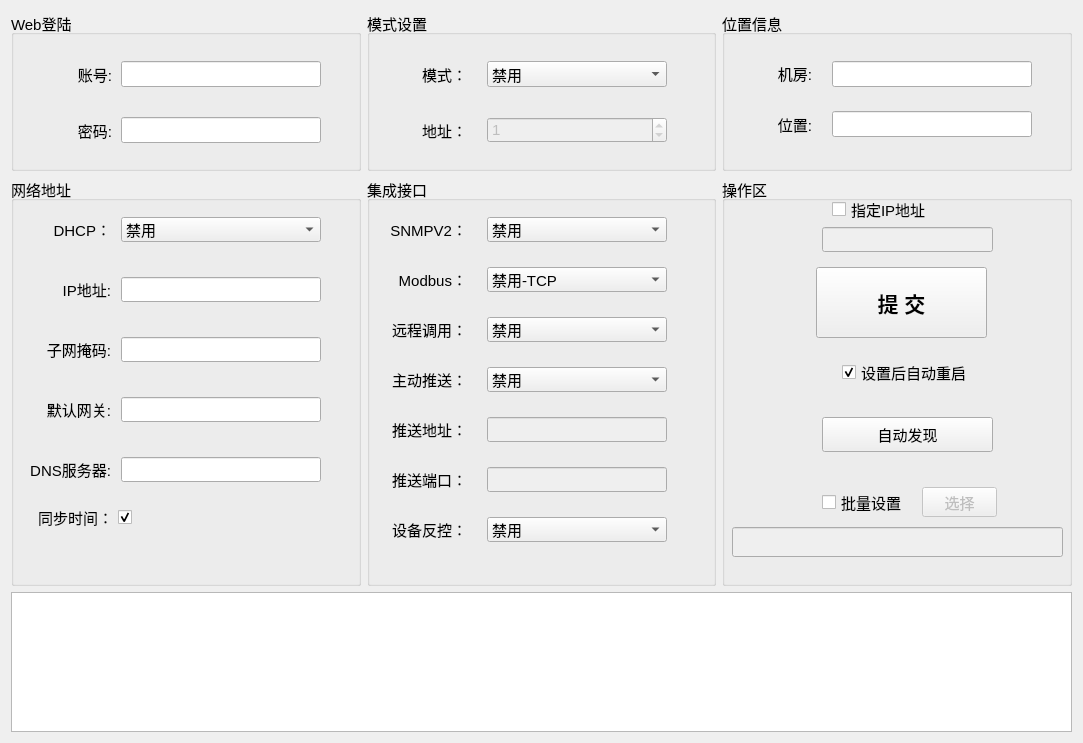
<?xml version="1.0" encoding="UTF-8"?>
<ui version="4.0">
 <class>Home_MainWid</class>
 <widget class="QWidget" name="Home_MainWid">
  <property name="geometry">
   <rect>
    <x>0</x>
    <y>0</y>
    <width>1083</width>
    <height>743</height>
   </rect>
  </property>
  <property name="font">
   <font>
    <pointsize>11</pointsize>
   </font>
  </property>
  <property name="windowTitle">
   <string>Form</string>
  </property>
  <layout class="QGridLayout" name="gridLayout">
   <item row="1" column="1">
    <widget class="QGroupBox" name="groupBox_2">
     <property name="title">
      <string>集成接口</string>
     </property>
     <widget class="QComboBox" name="modbusBox">
      <property name="geometry">
       <rect>
        <x>120</x>
        <y>90</y>
        <width>180</width>
        <height>25</height>
       </rect>
      </property>
      <item>
       <property name="text">
        <string>禁用-TCP</string>
       </property>
      </item>
      <item>
       <property name="text">
        <string>启用-TCP</string>
       </property>
      </item>
     </widget>
     <widget class="QLabel" name="label_10">
      <property name="geometry">
       <rect>
        <x>10</x>
        <y>90</y>
        <width>90</width>
        <height>25</height>
       </rect>
      </property>
      <property name="text">
       <string>Modbus：</string>
      </property>
      <property name="alignment">
       <set>Qt::AlignRight|Qt::AlignTrailing|Qt::AlignVCenter</set>
      </property>
     </widget>
     <widget class="QComboBox" name="rpcBox">
      <property name="geometry">
       <rect>
        <x>120</x>
        <y>140</y>
        <width>180</width>
        <height>25</height>
       </rect>
      </property>
      <property name="currentIndex">
       <number>0</number>
      </property>
      <item>
       <property name="text">
        <string>禁用</string>
       </property>
      </item>
      <item>
       <property name="text">
        <string>JSON-RPC</string>
       </property>
      </item>
     </widget>
     <widget class="QLabel" name="label_11">
      <property name="geometry">
       <rect>
        <x>10</x>
        <y>140</y>
        <width>90</width>
        <height>25</height>
       </rect>
      </property>
      <property name="text">
       <string>远程调用：</string>
      </property>
      <property name="alignment">
       <set>Qt::AlignRight|Qt::AlignTrailing|Qt::AlignVCenter</set>
      </property>
     </widget>
     <widget class="QComboBox" name="pushBox">
      <property name="geometry">
       <rect>
        <x>120</x>
        <y>190</y>
        <width>180</width>
        <height>25</height>
       </rect>
      </property>
      <item>
       <property name="text">
        <string>禁用</string>
       </property>
      </item>
      <item>
       <property name="text">
        <string>启用</string>
       </property>
      </item>
     </widget>
     <widget class="QLabel" name="label_12">
      <property name="geometry">
       <rect>
        <x>10</x>
        <y>190</y>
        <width>90</width>
        <height>25</height>
       </rect>
      </property>
      <property name="text">
       <string>主动推送：</string>
      </property>
      <property name="alignment">
       <set>Qt::AlignRight|Qt::AlignTrailing|Qt::AlignVCenter</set>
      </property>
     </widget>
     <widget class="QLabel" name="label_13">
      <property name="geometry">
       <rect>
        <x>10</x>
        <y>240</y>
        <width>90</width>
        <height>25</height>
       </rect>
      </property>
      <property name="text">
       <string>推送地址：</string>
      </property>
      <property name="alignment">
       <set>Qt::AlignRight|Qt::AlignTrailing|Qt::AlignVCenter</set>
      </property>
     </widget>
     <widget class="QLineEdit" name="hostEdit">
      <property name="enabled">
       <bool>false</bool>
      </property>
      <property name="geometry">
       <rect>
        <x>120</x>
        <y>240</y>
        <width>180</width>
        <height>25</height>
       </rect>
      </property>
     </widget>
     <widget class="QLineEdit" name="portEdit">
      <property name="enabled">
       <bool>false</bool>
      </property>
      <property name="geometry">
       <rect>
        <x>120</x>
        <y>290</y>
        <width>180</width>
        <height>25</height>
       </rect>
      </property>
     </widget>
     <widget class="QLabel" name="label_14">
      <property name="geometry">
       <rect>
        <x>10</x>
        <y>290</y>
        <width>90</width>
        <height>25</height>
       </rect>
      </property>
      <property name="text">
       <string>推送端口：</string>
      </property>
      <property name="alignment">
       <set>Qt::AlignRight|Qt::AlignTrailing|Qt::AlignVCenter</set>
      </property>
     </widget>
     <widget class="QComboBox" name="ctrlBox">
      <property name="geometry">
       <rect>
        <x>120</x>
        <y>340</y>
        <width>180</width>
        <height>25</height>
       </rect>
      </property>
      <property name="currentIndex">
       <number>0</number>
      </property>
      <item>
       <property name="text">
        <string>禁用</string>
       </property>
      </item>
      <item>
       <property name="text">
        <string>启用</string>
       </property>
      </item>
     </widget>
     <widget class="QLabel" name="label_15">
      <property name="geometry">
       <rect>
        <x>10</x>
        <y>340</y>
        <width>90</width>
        <height>25</height>
       </rect>
      </property>
      <property name="text">
       <string>设备反控：</string>
      </property>
      <property name="alignment">
       <set>Qt::AlignRight|Qt::AlignTrailing|Qt::AlignVCenter</set>
      </property>
     </widget>
     <widget class="QComboBox" name="snmpBox">
      <property name="geometry">
       <rect>
        <x>120</x>
        <y>40</y>
        <width>180</width>
        <height>25</height>
       </rect>
      </property>
      <property name="currentIndex">
       <number>0</number>
      </property>
      <item>
       <property name="text">
        <string>禁用</string>
       </property>
      </item>
      <item>
       <property name="text">
        <string>启用</string>
       </property>
      </item>
     </widget>
     <widget class="QLabel" name="label_18">
      <property name="geometry">
       <rect>
        <x>10</x>
        <y>40</y>
        <width>90</width>
        <height>25</height>
       </rect>
      </property>
      <property name="text">
       <string>SNMPV2：</string>
      </property>
      <property name="alignment">
       <set>Qt::AlignRight|Qt::AlignTrailing|Qt::AlignVCenter</set>
      </property>
     </widget>
    </widget>
   </item>
   <item row="1" column="2">
    <widget class="QGroupBox" name="groupBox_6">
     <property name="title">
      <string>操作区</string>
     </property>
     <widget class="QPushButton" name="startBtn">
      <property name="geometry">
       <rect>
        <x>94</x>
        <y>90</y>
        <width>171</width>
        <height>71</height>
       </rect>
      </property>
      <property name="font">
       <font>
        <pointsize>16</pointsize>
        <bold>true</bold>
       </font>
      </property>
      <property name="text">
       <string>提 交</string>
      </property>
     </widget>
     <widget class="QPushButton" name="findBtn">
      <property name="geometry">
       <rect>
        <x>100</x>
        <y>240</y>
        <width>171</width>
        <height>35</height>
       </rect>
      </property>
      <property name="minimumSize">
       <size>
        <width>0</width>
        <height>35</height>
       </size>
      </property>
      <property name="text">
       <string>自动发现</string>
      </property>
     </widget>
     <widget class="QCheckBox" name="resetCheck">
      <property name="geometry">
       <rect>
        <x>120</x>
        <y>180</y>
        <width>141</width>
        <height>31</height>
       </rect>
      </property>
      <property name="text">
       <string>设置后自动重启</string>
      </property>
      <property name="checked">
       <bool>true</bool>
      </property>
     </widget>
     <widget class="QCheckBox" name="checkBox">
      <property name="geometry">
       <rect>
        <x>110</x>
        <y>20</y>
        <width>111</width>
        <height>25</height>
       </rect>
      </property>
      <property name="text">
       <string>指定IP地址</string>
      </property>
     </widget>
     <widget class="QLineEdit" name="dstEdit">
      <property name="enabled">
       <bool>false</bool>
      </property>
      <property name="geometry">
       <rect>
        <x>100</x>
        <y>50</y>
        <width>171</width>
        <height>25</height>
       </rect>
      </property>
     </widget>
     <widget class="QCheckBox" name="batchCheck">
      <property name="geometry">
       <rect>
        <x>100</x>
        <y>310</y>
        <width>91</width>
        <height>30</height>
       </rect>
      </property>
      <property name="text">
       <string>批量设置</string>
      </property>
     </widget>
     <widget class="QPushButton" name="selectBtn">
      <property name="enabled">
       <bool>false</bool>
      </property>
      <property name="geometry">
       <rect>
        <x>200</x>
        <y>310</y>
        <width>75</width>
        <height>30</height>
       </rect>
      </property>
      <property name="text">
       <string>选择</string>
      </property>
     </widget>
     <widget class="QLineEdit" name="pathEdit">
      <property name="enabled">
       <bool>false</bool>
      </property>
      <property name="geometry">
       <rect>
        <x>10</x>
        <y>350</y>
        <width>331</width>
        <height>30</height>
       </rect>
      </property>
     </widget>
    </widget>
   </item>
   <item row="0" column="2">
    <widget class="QGroupBox" name="groupBox_4">
     <property name="minimumSize">
      <size>
       <width>300</width>
       <height>0</height>
      </size>
     </property>
     <property name="title">
      <string>位置信息</string>
     </property>
     <widget class="QLineEdit" name="roomEdit">
      <property name="geometry">
       <rect>
        <x>110</x>
        <y>50</y>
        <width>200</width>
        <height>26</height>
       </rect>
      </property>
     </widget>
     <widget class="QLabel" name="label_6">
      <property name="geometry">
       <rect>
        <x>40</x>
        <y>49</y>
        <width>50</width>
        <height>26</height>
       </rect>
      </property>
      <property name="text">
       <string>机房:</string>
      </property>
      <property name="alignment">
       <set>Qt::AlignRight|Qt::AlignTrailing|Qt::AlignVCenter</set>
      </property>
     </widget>
     <widget class="QLineEdit" name="locatEdit">
      <property name="geometry">
       <rect>
        <x>110</x>
        <y>100</y>
        <width>200</width>
        <height>26</height>
       </rect>
      </property>
     </widget>
     <widget class="QLabel" name="label_7">
      <property name="geometry">
       <rect>
        <x>40</x>
        <y>100</y>
        <width>50</width>
        <height>26</height>
       </rect>
      </property>
      <property name="text">
       <string>位置:</string>
      </property>
      <property name="alignment">
       <set>Qt::AlignRight|Qt::AlignTrailing|Qt::AlignVCenter</set>
      </property>
     </widget>
    </widget>
   </item>
   <item row="1" column="0">
    <widget class="QGroupBox" name="groupBox">
     <property name="title">
      <string>网络地址</string>
     </property>
     <widget class="QLineEdit" name="ipEdit">
      <property name="geometry">
       <rect>
        <x>110</x>
        <y>100</y>
        <width>200</width>
        <height>25</height>
       </rect>
      </property>
     </widget>
     <widget class="QLabel" name="label">
      <property name="geometry">
       <rect>
        <x>20</x>
        <y>100</y>
        <width>80</width>
        <height>25</height>
       </rect>
      </property>
      <property name="text">
       <string>IP地址:</string>
      </property>
      <property name="alignment">
       <set>Qt::AlignRight|Qt::AlignTrailing|Qt::AlignVCenter</set>
      </property>
     </widget>
     <widget class="QLabel" name="label_2">
      <property name="geometry">
       <rect>
        <x>20</x>
        <y>160</y>
        <width>80</width>
        <height>25</height>
       </rect>
      </property>
      <property name="text">
       <string>子网掩码:</string>
      </property>
      <property name="alignment">
       <set>Qt::AlignRight|Qt::AlignTrailing|Qt::AlignVCenter</set>
      </property>
     </widget>
     <widget class="QLineEdit" name="maskEdit">
      <property name="geometry">
       <rect>
        <x>110</x>
        <y>160</y>
        <width>200</width>
        <height>25</height>
       </rect>
      </property>
     </widget>
     <widget class="QLabel" name="label_3">
      <property name="geometry">
       <rect>
        <x>20</x>
        <y>40</y>
        <width>80</width>
        <height>25</height>
       </rect>
      </property>
      <property name="text">
       <string>DHCP：</string>
      </property>
      <property name="alignment">
       <set>Qt::AlignRight|Qt::AlignTrailing|Qt::AlignVCenter</set>
      </property>
     </widget>
     <widget class="QComboBox" name="dhcpBox">
      <property name="geometry">
       <rect>
        <x>110</x>
        <y>40</y>
        <width>200</width>
        <height>25</height>
       </rect>
      </property>
      <item>
       <property name="text">
        <string>禁用</string>
       </property>
      </item>
      <item>
       <property name="text">
        <string>启用</string>
       </property>
      </item>
     </widget>
     <widget class="QLineEdit" name="gwEdit">
      <property name="geometry">
       <rect>
        <x>110</x>
        <y>220</y>
        <width>200</width>
        <height>25</height>
       </rect>
      </property>
     </widget>
     <widget class="QLabel" name="label_4">
      <property name="geometry">
       <rect>
        <x>20</x>
        <y>220</y>
        <width>80</width>
        <height>25</height>
       </rect>
      </property>
      <property name="text">
       <string>默认网关:</string>
      </property>
      <property name="alignment">
       <set>Qt::AlignRight|Qt::AlignTrailing|Qt::AlignVCenter</set>
      </property>
     </widget>
     <widget class="QLineEdit" name="dnsEdit">
      <property name="geometry">
       <rect>
        <x>110</x>
        <y>280</y>
        <width>200</width>
        <height>25</height>
       </rect>
      </property>
     </widget>
     <widget class="QLabel" name="label_5">
      <property name="geometry">
       <rect>
        <x>20</x>
        <y>280</y>
        <width>80</width>
        <height>25</height>
       </rect>
      </property>
      <property name="text">
       <string>DNS服务器:</string>
      </property>
      <property name="alignment">
       <set>Qt::AlignRight|Qt::AlignTrailing|Qt::AlignVCenter</set>
      </property>
     </widget>
     <widget class="QCheckBox" name="timeCheckBox">
      <property name="geometry">
       <rect>
        <x>20</x>
        <y>325</y>
        <width>101</width>
        <height>30</height>
       </rect>
      </property>
      <property name="layoutDirection">
       <enum>Qt::RightToLeft</enum>
      </property>
      <property name="text">
       <string>同步时间：</string>
      </property>
      <property name="checked">
       <bool>true</bool>
      </property>
     </widget>
    </widget>
   </item>
   <item row="0" column="0">
    <widget class="QGroupBox" name="groupBox_5">
     <property name="minimumSize">
      <size>
       <width>300</width>
       <height>0</height>
      </size>
     </property>
     <property name="maximumSize">
      <size>
       <width>16777215</width>
       <height>160</height>
      </size>
     </property>
     <property name="title">
      <string>Web登陆</string>
     </property>
     <widget class="QLineEdit" name="pwdEdit">
      <property name="geometry">
       <rect>
        <x>110</x>
        <y>106</y>
        <width>200</width>
        <height>26</height>
       </rect>
      </property>
      <property name="maximumSize">
       <size>
        <width>200</width>
        <height>16777215</height>
       </size>
      </property>
     </widget>
     <widget class="QLabel" name="label_8">
      <property name="geometry">
       <rect>
        <x>50</x>
        <y>106</y>
        <width>51</width>
        <height>26</height>
       </rect>
      </property>
      <property name="text">
       <string>密码:</string>
      </property>
      <property name="alignment">
       <set>Qt::AlignRight|Qt::AlignTrailing|Qt::AlignVCenter</set>
      </property>
     </widget>
     <widget class="QLabel" name="label_9">
      <property name="geometry">
       <rect>
        <x>50</x>
        <y>50</y>
        <width>51</width>
        <height>26</height>
       </rect>
      </property>
      <property name="text">
       <string>账号:</string>
      </property>
      <property name="alignment">
       <set>Qt::AlignRight|Qt::AlignTrailing|Qt::AlignVCenter</set>
      </property>
     </widget>
     <widget class="QLineEdit" name="usrEdit">
      <property name="geometry">
       <rect>
        <x>110</x>
        <y>50</y>
        <width>200</width>
        <height>26</height>
       </rect>
      </property>
      <property name="maximumSize">
       <size>
        <width>200</width>
        <height>16777215</height>
       </size>
      </property>
     </widget>
    </widget>
   </item>
   <item row="0" column="1">
    <widget class="QGroupBox" name="groupBox_3">
     <property name="minimumSize">
      <size>
       <width>330</width>
       <height>0</height>
      </size>
     </property>
     <property name="title">
      <string>模式设置</string>
     </property>
     <widget class="QLabel" name="label_16">
      <property name="geometry">
       <rect>
        <x>50</x>
        <y>50</y>
        <width>50</width>
        <height>26</height>
       </rect>
      </property>
      <property name="text">
       <string>模式：</string>
      </property>
      <property name="alignment">
       <set>Qt::AlignRight|Qt::AlignTrailing|Qt::AlignVCenter</set>
      </property>
     </widget>
     <widget class="QComboBox" name="modeBox">
      <property name="geometry">
       <rect>
        <x>120</x>
        <y>50</y>
        <width>180</width>
        <height>26</height>
       </rect>
      </property>
      <item>
       <property name="text">
        <string>禁用</string>
       </property>
      </item>
      <item>
       <property name="text">
        <string>级联</string>
       </property>
      </item>
      <item>
       <property name="text">
        <string>双电源</string>
       </property>
      </item>
      <item>
       <property name="text">
        <string>Modbus-RTU</string>
       </property>
      </item>
     </widget>
     <widget class="QLabel" name="label_17">
      <property name="geometry">
       <rect>
        <x>50</x>
        <y>106</y>
        <width>50</width>
        <height>26</height>
       </rect>
      </property>
      <property name="text">
       <string>地址：</string>
      </property>
      <property name="alignment">
       <set>Qt::AlignRight|Qt::AlignTrailing|Qt::AlignVCenter</set>
      </property>
     </widget>
     <widget class="QSpinBox" name="addrBox">
      <property name="enabled">
       <bool>false</bool>
      </property>
      <property name="geometry">
       <rect>
        <x>120</x>
        <y>106</y>
        <width>180</width>
        <height>26</height>
       </rect>
      </property>
      <property name="maximum">
       <number>9</number>
      </property>
      <property name="value">
       <number>1</number>
      </property>
     </widget>
    </widget>
   </item>
   <item row="2" column="0" colspan="3">
    <widget class="QPlainTextEdit" name="textEdit">
     <property name="maximumSize">
      <size>
       <width>16777215</width>
       <height>140</height>
      </size>
     </property>
     <property name="readOnly">
      <bool>true</bool>
     </property>
    </widget>
   </item>
  </layout>
 </widget>
 <resources/>
 <connections/>
</ui>
